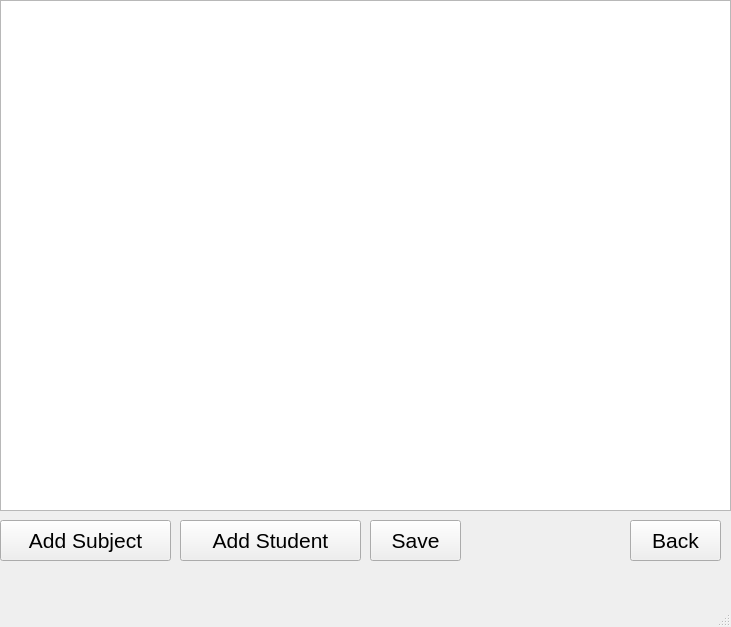
<?xml version="1.0" encoding="UTF-8"?>
<ui version="4.0">
 <class>ViewTimetableScreen</class>
 <widget class="QMainWindow" name="ViewTimetableScreen">
  <property name="geometry">
   <rect>
    <x>0</x>
    <y>0</y>
    <width>731</width>
    <height>627</height>
   </rect>
  </property>
  <property name="windowTitle">
   <string>MainWindow</string>
  </property>
  <widget class="QWidget" name="centralwidget">
   <widget class="QListView" name="Timetableviewer">
    <property name="geometry">
     <rect>
      <x>0</x>
      <y>0</y>
      <width>731</width>
      <height>511</height>
     </rect>
    </property>
   </widget>
   <widget class="QPushButton" name="AddSub">
    <property name="geometry">
     <rect>
      <x>0</x>
      <y>520</y>
      <width>171</width>
      <height>41</height>
     </rect>
    </property>
    <property name="font">
     <font>
      <pointsize>16</pointsize>
     </font>
    </property>
    <property name="text">
     <string>Add Subject</string>
    </property>
   </widget>
   <widget class="QPushButton" name="AddSt">
    <property name="geometry">
     <rect>
      <x>180</x>
      <y>520</y>
      <width>181</width>
      <height>41</height>
     </rect>
    </property>
    <property name="font">
     <font>
      <pointsize>16</pointsize>
     </font>
    </property>
    <property name="text">
     <string>Add Student</string>
    </property>
   </widget>
   <widget class="QPushButton" name="BottonSave">
    <property name="geometry">
     <rect>
      <x>370</x>
      <y>520</y>
      <width>91</width>
      <height>41</height>
     </rect>
    </property>
    <property name="font">
     <font>
      <pointsize>16</pointsize>
     </font>
    </property>
    <property name="text">
     <string>Save</string>
    </property>
   </widget>
   <widget class="QPushButton" name="ButtonBack">
    <property name="geometry">
     <rect>
      <x>630</x>
      <y>520</y>
      <width>91</width>
      <height>41</height>
     </rect>
    </property>
    <property name="font">
     <font>
      <pointsize>16</pointsize>
     </font>
    </property>
    <property name="text">
     <string>Back</string>
    </property>
   </widget>
  </widget>
  <widget class="QMenuBar" name="menubar">
   <property name="geometry">
    <rect>
     <x>0</x>
     <y>0</y>
     <width>731</width>
     <height>26</height>
    </rect>
   </property>
  </widget>
  <widget class="QStatusBar" name="statusbar"/>
 </widget>
 <resources/>
 <connections/>
</ui>
